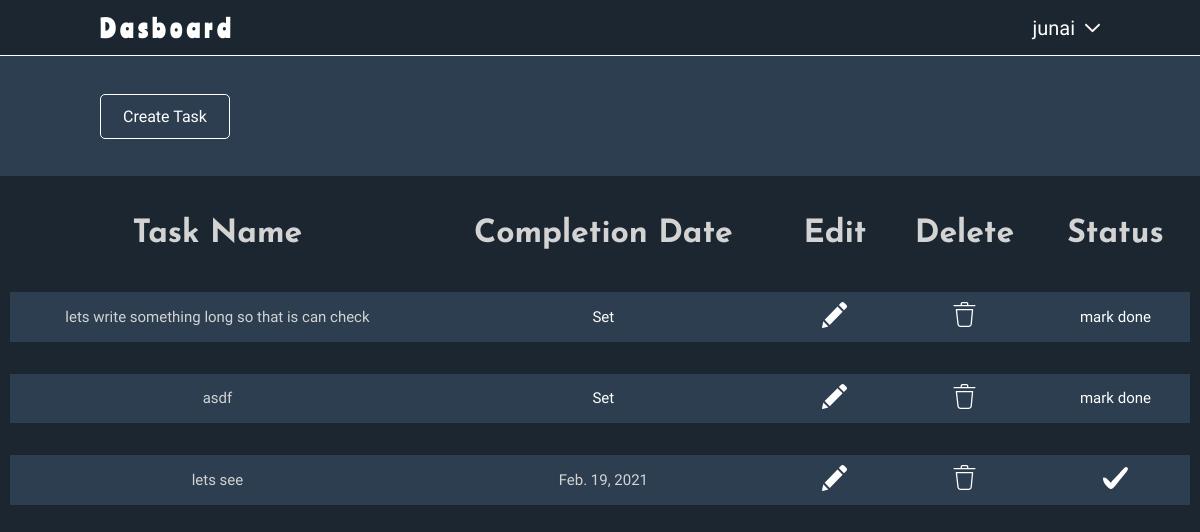
The page /dashboard/ (signed in) on the database its author committed.
### Task/models.py (models this page shows, shortened)
class Task(models.Model):
    user = models.ForeignKey(User, related_name='Task',on_delete=models.CASCADE, default=None)
    name = models.CharField(max_length=90)
    description = models.CharField(max_length=200)
    created_date = models.DateField(auto_now_add=True)
    Completion_date = models.DateField(null=True, blank=True)
    completion_status = models.BooleanField(default=False)

### Task/views.py (the view)
# urls.py: path('dashboard/', views.dashboard, name='dashboard'),
@login_required
def dashboard(request):
    if request.method == 'POST':
        form = TaskcreationForm(request.POST)
        if form.is_valid():
            task = form.save(commit=False)
            task.user = request.user
            task.save()
            return redirect('dashboard')
    else:
        form = TaskcreationForm()
    task = Task.objects.filter(user=request.user)
    task_sorted = task.order_by('completion_status')
    context = {
        'form': form,
        'task': task_sorted
    }
    return render(request, 'html/dashboard.html', context)

### templates/html/dashboard.html (shortened to what this page needs)
{% extends 'html/base.html' %} {% load static %} {% block Title %} Todo | dashboard {% endblock %} {% block stylesheet %}
<link rel="stylesheet" href="{% static 'css/dashboard.css' %}"> {% endblock %} {% block navigation %}
<nav>
    <div class="navbar-brand">
        <h2><a href="#">Dasboard</a></h2>
    </div>
    <ul class="nav-links">
        <li>
            <div class="user_name">
                <span class="nav-item">{{ request.user.username }}</span>
                <img src="{% static 'assets/down.svg' %}" alt="" width="15px">
            </div>
        </li>
    </ul>
</nav>
{% endblock %} {% block content %}
<div class="task-list">
    <div class="container">
        <header>
            <a class="btn">Create Task</a>
        </header>
        <div class="my-table">
            {% if task %}
            <Table>
                <tr>
                    <th>Task Name</th>
                    <th>Completion Date</th>
                    <th>Edit</th>
                    <th>Delete</th>
                    <th>Status</th>
                </tr>
                {% for task in task %}
                <tr>
                    <td title="{{ task.description }}">{{ task.name }}</td>
                    <td>{% if task.Completion_date %} {{ task.Completion_date }} {% else %} <a href="{% url 'edit_task' task.id %}">Set</a> {% endif %}
                    </td>
                    <td>
                        <a href="{% url 'edit_task' task.id %}"><img src="{% static 'assets/edit.svg' %}" alt="" width="25px"></a>
                    </td>
                    <td>
                        <a href="{% url 'delete_task' task.id %}"><img src="{% static 'assets/delete.svg' %}" alt="" width="25px"></a>
                    </td>
                    <td>
                        {% if not task.completion_status %}
                        <a class="mark_done" href="{% url 'set_status' task.id %}">mark done</a> {% else %}
                        <img src="{% static 'assets/tick.svg' %}" alt="" width="25px"></a> {% endif %}
                    </td>
                </tr>
                {% endfor %}
            </Table>
            {% else %}
            <h1 style="padding-top: 100px;">You have No Task to Complete Click on the button to create one :)</h1>
            {% endif %}
        </div>
    </div>
</div>
{% endblock %}

### static/css/dashboard.css (style rules this page uses)
* { padding: 0px; margin: 0px; box-sizing: border-box; }
body { position: relative; }
a { text-decoration: none; color: white; }
ul { list-style: none; }
nav { width: 100%; height: 7vh; margin: auto; display: flex; justify-content: space-between; align-items: center; color: white; background-color: #1b2631; padding: 0px 100px; border-bottom: 1px solid white; }
.navbar-brand { font-size: 1em; font-family: Rancher; letter-spacing: 5px; }
.nav-links { display: flex; }
.nav-item { font-size: 1.25rem; font-family: Roboto; }
.user_name { display: flex; position: relative; cursor: pointer; }
.user_name span { margin-right: 10px; }
.task-list { display: flex; background-color: #1b2631; }
.container { width: 100%; display: flex; flex-direction: column; }
header { display: flex; height: 15vh; padding: 0px 100px; align-items: center; justify-content: space-between; background-color: #2C3E50; color: white; }
.btn { font-family: Roboto; border: 1px solid white; padding: 12px 22px; border-radius: 5px; cursor: pointer; }
.my-table { height: 78vh; overflow: auto; color: lightgray; }
table { padding: 0px 10px; width: 100%; border-spacing: 0 2em; text-align: center; }
th { font-family: Josefin; font-size: 4vmin; padding: 0px 10px; font-weight: bold; }
td { font-family: Roboto; font-size: 15px; background-color: #2C3E50; }
th, td { padding: 10px 10px; }

### rows shown on the page
Task: name "lets write something long so that is can check", shows "Set", completion_status "mark done"
Task: name "asdf", shows "Set", completion_status "mark done"
Task: name "lets see", Completion_date "Feb. 19, 2021", completion_status True (drawn)

### other values the page prints
{{ request.user.username }} "junai"
